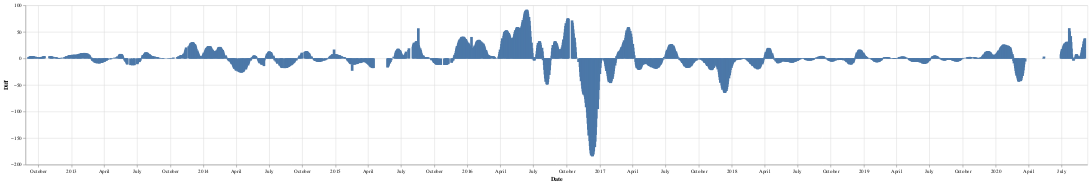

The cell this chart's notebook holds for it:
### Code cell
import altair as alt
from vega_datasets import data



bar = alt.Chart(source).mark_bar().encode(
    x='Date:T',
    y='Diff:Q')
# rule = alt.Chart(source).mark_rule(color='red').encode(
#     y='mean(wheat):Q'
# )

(bar).properties(width=6000)

### Figure 1 — Vega-Lite specification as saved in the notebook (floating-point values rounded to 4 significant figures; data arrays with more than 128 entries replaced by an {"elided": "..."} marker saying what was removed)
{"config": {"view": {"continuousWidth": 400, "continuousHeight": 300}}, "data": {"name": "data-5d1657b558a1e898a4fa54b74e1cf594"}, "mark": "bar", "encoding": {"x": {"type": "temporal", "field": "Date"}, "y": {"type": "quantitative", "field": "Diff"}}, "width": 6000, "$schema": "https://vega.github.io/schema/vega-lite/v4.8.1.json", "datasets": {"data-5d1657b558a1e898a4fa54b74e1cf594": {"elided": "1710 records"}}}
